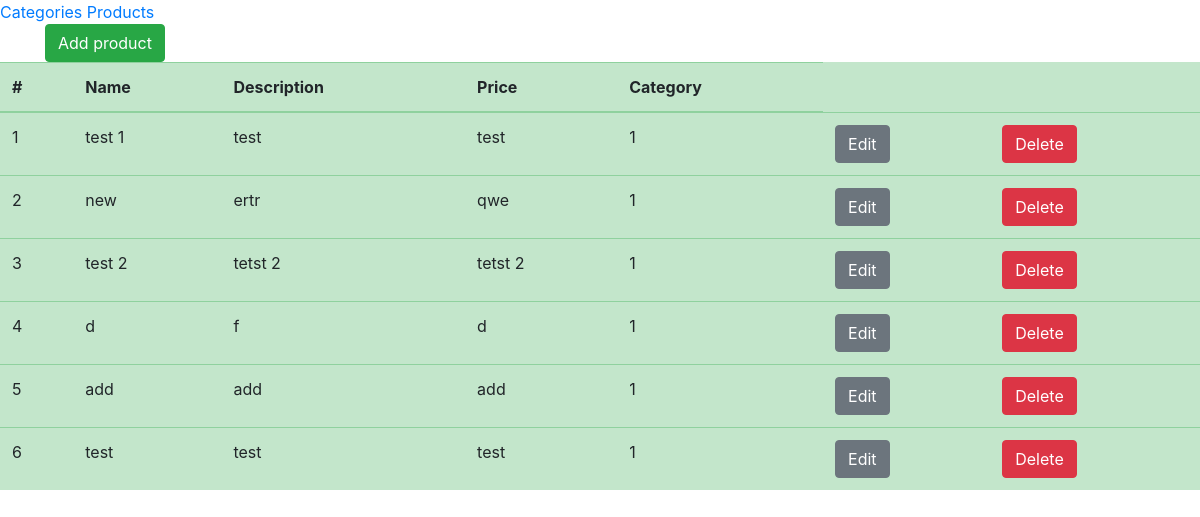
Before: /pagetwo.php with the older database file.
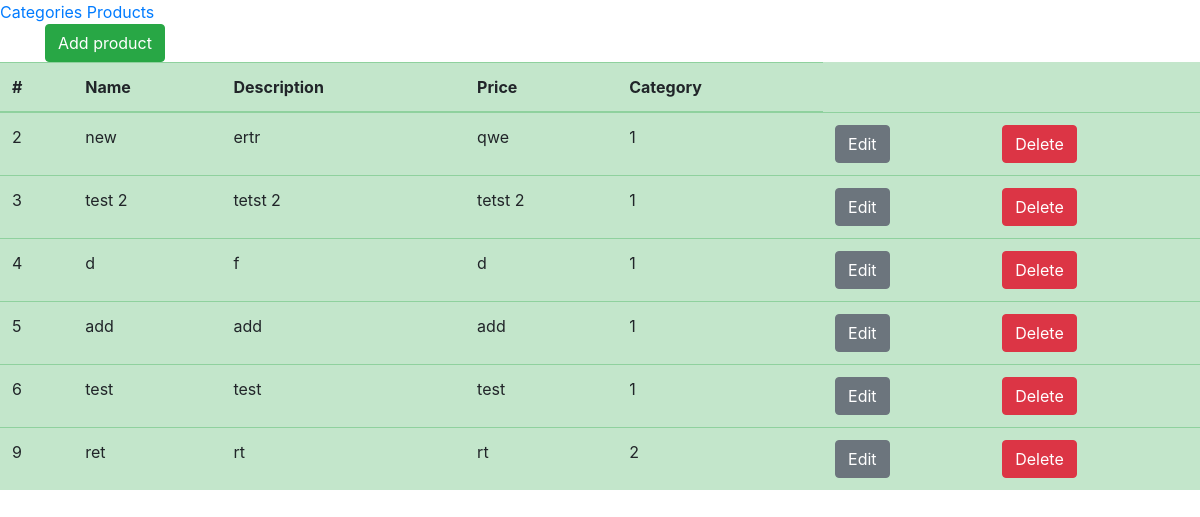
After: the same page with the newer database file.
### tables this page shows
CREATE TABLE `product` (
  `id` int(11) NOT NULL,
  `name` text NOT NULL,
  `description` text NOT NULL,
  `price` text NOT NULL,
  `category` int(11) NOT NULL
);

### pagetwo.php (the view, shortened to what this page needs)
<!DOCTYPE html>
<html lang="en">
<head>
    <link rel="stylesheet" href="https://stackpath.bootstrapcdn.com/bootstrap/4.5.2/css/bootstrap.min.css"
>
</head>
<body>
<nav>
    <a href="page.php">Categories</a>
    <a href="pagetwo.php">Products</a>
</nav>
<div class="container">
    <a href="add.php" class="btn btn-success">Add product</a>
</div>
<table class="table table-success">
    <thead>
    <tr>
        <th scope="col">#</th>
        <th scope="col">Name</th>
        <th scope="col">Description</th>
        <th scope="col">Price</th>
        <th scope="col">Category</th>
    </tr>
    </thead>
    <tbody>
    <?php
    require 'db.php';
    $stmt = $pdo->query("SELECT * FROM `product`");
    while ($prod = $stmt->fetch()):
    ?>
        <tr>
            <td><?= $prod['id'] ?></td>
            <td><?= $prod['name'] ?></td>
            <td><?= $prod['description'] ?></td>
            <td><?= $prod['price'] ?></td>
            <td><?= $prod['category'] ?></td>
            <td><a class="btn btn-secondary" href="edit.php?id=<?= $prod['id'] ?>">Edit</a></td>
            <td><a class="btn btn-danger" href="delete.php?id=<?= $prod['id'] ?>">Delete</a></td>
        </tr>
    <?php
    endwhile;
    ?>
    </tbody>
</table>
</body>
</html>

Changed rows visible on the page:
removed product: id "1", name "test 1", description "test", price "test", category "1"
added product: id "9", name "ret", description "rt", price "rt", category "2"
